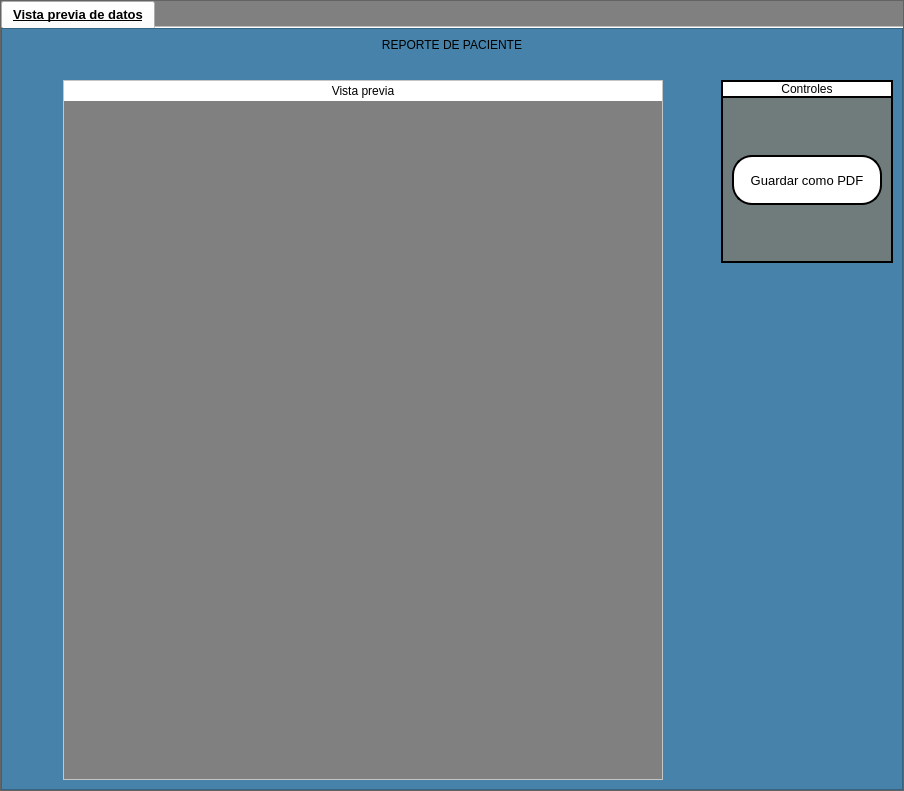
<?xml version="1.0" encoding="UTF-8"?>
<ui version="4.0">
 <class>vistaprevia_Dialog</class>
 <widget class="QDialog" name="vistaprevia_Dialog">
  <property name="geometry">
   <rect>
    <x>0</x>
    <y>0</y>
    <width>904</width>
    <height>791</height>
   </rect>
  </property>
  <property name="windowTitle">
   <string>Dialog</string>
  </property>
  <layout class="QVBoxLayout" name="verticalLayout">
   <property name="spacing">
    <number>0</number>
   </property>
   <property name="leftMargin">
    <number>0</number>
   </property>
   <property name="topMargin">
    <number>0</number>
   </property>
   <property name="rightMargin">
    <number>0</number>
   </property>
   <property name="bottomMargin">
    <number>0</number>
   </property>
   <item>
    <widget class="QFrame" name="frame">
     <property name="styleSheet">
      <string notr="true">QFrame{
background-color:gray;
}</string>
     </property>
     <property name="frameShape">
      <enum>QFrame::StyledPanel</enum>
     </property>
     <property name="frameShadow">
      <enum>QFrame::Raised</enum>
     </property>
     <layout class="QVBoxLayout" name="verticalLayout_2">
      <property name="spacing">
       <number>0</number>
      </property>
      <property name="leftMargin">
       <number>0</number>
      </property>
      <property name="topMargin">
       <number>0</number>
      </property>
      <property name="rightMargin">
       <number>0</number>
      </property>
      <property name="bottomMargin">
       <number>0</number>
      </property>
      <item>
       <widget class="QTabWidget" name="tabWidget">
        <property name="font">
         <font>
          <pointsize>10</pointsize>
          <weight>75</weight>
          <bold>true</bold>
          <underline>true</underline>
         </font>
        </property>
        <property name="currentIndex">
         <number>0</number>
        </property>
        <property name="iconSize">
         <size>
          <width>25</width>
          <height>25</height>
         </size>
        </property>
        <property name="documentMode">
         <bool>true</bool>
        </property>
        <widget class="QWidget" name="tab">
         <attribute name="title">
          <string>Vista previa de datos</string>
         </attribute>
         <layout class="QVBoxLayout" name="verticalLayout_3">
          <property name="spacing">
           <number>0</number>
          </property>
          <property name="leftMargin">
           <number>0</number>
          </property>
          <property name="topMargin">
           <number>0</number>
          </property>
          <property name="rightMargin">
           <number>0</number>
          </property>
          <property name="bottomMargin">
           <number>0</number>
          </property>
          <item>
           <widget class="QFrame" name="frame_2">
            <property name="autoFillBackground">
             <bool>false</bool>
            </property>
            <property name="styleSheet">
             <string notr="true">QFrame{
background-color:rgb(70, 130, 169);
	font: 12pt &quot;Microsoft Sans Serif&quot;;
}
QTableWidget{
color:rgb(0,0,0);
gridline-color:rgb(0,206,151);
font-size:12pt;
}
QHeaderView::section{
background-color:rgb(0,206,151);
border:1px solid rgb(0,0,0);
font-size:12pt;
}
QTbaleWidget QTableCornerButton::section{
background-color:rgb(0,0,0);
border:1px solid  rgb(0,206,151);
}
QLineEdit{
border:2px solid rgb(0,0,0);
border-radius:20px;
	font: 12pt &quot;Microsoft Sans Serif&quot;;
	background-color: rgb(255, 255, 255);
}
QPushButton{
border-radius:20px;
border:2px solid rgb(0,0,0);
background-color:white;
}
QPushButton:hover{
	background-color:#CB4335;
}
QTextEdit{
border:4px solid rgb(0,0,0);
border-radius:20px;
	font: 12pt &quot;Microsoft Sans Serif&quot;;
	background-color: rgb(255, 255, 255);
}
QLabel{
	
	font: 12pt &quot;Microsoft Sans Serif&quot;;
}
</string>
            </property>
            <property name="frameShape">
             <enum>QFrame::StyledPanel</enum>
            </property>
            <property name="frameShadow">
             <enum>QFrame::Raised</enum>
            </property>
            <layout class="QVBoxLayout" name="verticalLayout_7">
             <item>
              <widget class="QLabel" name="label_3">
               <property name="styleSheet">
                <string notr="true">QLabel{
	font: 75 16pt &quot;MS Shell Dlg 2&quot;;
}</string>
               </property>
               <property name="text">
                <string>REPORTE DE PACIENTE</string>
               </property>
               <property name="alignment">
                <set>Qt::AlignCenter</set>
               </property>
              </widget>
             </item>
             <item>
              <spacer name="verticalSpacer_2">
               <property name="orientation">
                <enum>Qt::Vertical</enum>
               </property>
               <property name="sizeHint" stdset="0">
                <size>
                 <width>20</width>
                 <height>3</height>
                </size>
               </property>
              </spacer>
             </item>
             <item>
              <layout class="QHBoxLayout" name="horizontalLayout">
               <item>
                <spacer name="horizontalSpacer_2">
                 <property name="orientation">
                  <enum>Qt::Horizontal</enum>
                 </property>
                 <property name="sizeHint" stdset="0">
                  <size>
                   <width>40</width>
                   <height>20</height>
                  </size>
                 </property>
                </spacer>
               </item>
               <item>
                <widget class="QFrame" name="frame_3">
                 <property name="minimumSize">
                  <size>
                   <width>600</width>
                   <height>700</height>
                  </size>
                 </property>
                 <property name="maximumSize">
                  <size>
                   <width>600</width>
                   <height>700</height>
                  </size>
                 </property>
                 <property name="styleSheet">
                  <string notr="true">QFrame{
background-color:white;
}</string>
                 </property>
                 <property name="frameShape">
                  <enum>QFrame::StyledPanel</enum>
                 </property>
                 <property name="frameShadow">
                  <enum>QFrame::Raised</enum>
                 </property>
                 <layout class="QVBoxLayout" name="verticalLayout_4">
                  <property name="spacing">
                   <number>0</number>
                  </property>
                  <property name="leftMargin">
                   <number>0</number>
                  </property>
                  <property name="topMargin">
                   <number>0</number>
                  </property>
                  <property name="rightMargin">
                   <number>0</number>
                  </property>
                  <property name="bottomMargin">
                   <number>0</number>
                  </property>
                  <item>
                   <widget class="QLabel" name="label_2">
                    <property name="minimumSize">
                     <size>
                      <width>0</width>
                      <height>20</height>
                     </size>
                    </property>
                    <property name="maximumSize">
                     <size>
                      <width>16777215</width>
                      <height>20</height>
                     </size>
                    </property>
                    <property name="text">
                     <string>Vista previa</string>
                    </property>
                    <property name="alignment">
                     <set>Qt::AlignCenter</set>
                    </property>
                   </widget>
                  </item>
                  <item>
                   <widget class="QLabel" name="preview">
                    <property name="styleSheet">
                     <string notr="true">QLabel{
background-color:gray;
}</string>
                    </property>
                    <property name="text">
                     <string/>
                    </property>
                   </widget>
                  </item>
                 </layout>
                </widget>
               </item>
               <item>
                <spacer name="horizontalSpacer">
                 <property name="orientation">
                  <enum>Qt::Horizontal</enum>
                 </property>
                 <property name="sizeHint" stdset="0">
                  <size>
                   <width>40</width>
                   <height>20</height>
                  </size>
                 </property>
                </spacer>
               </item>
               <item>
                <layout class="QVBoxLayout" name="verticalLayout_6">
                 <item>
                  <layout class="QVBoxLayout" name="verticalLayout_5">
                   <property name="spacing">
                    <number>0</number>
                   </property>
                   <item>
                    <widget class="QLabel" name="label">
                     <property name="styleSheet">
                      <string notr="true">QLabel{
background-color:white;
border-right:2px solid rgb(0,0,0);
border-left:2px solid rgb(0,0,0);
border-top:2px solid rgb(0,0,0);
}</string>
                     </property>
                     <property name="text">
                      <string>Controles</string>
                     </property>
                     <property name="alignment">
                      <set>Qt::AlignCenter</set>
                     </property>
                    </widget>
                   </item>
                   <item>
                    <widget class="QFrame" name="frame_4">
                     <property name="styleSheet">
                      <string notr="true">QFrame{
background-color:#707B7C;
border-right:2px solid rgb(0,0,0);
border-left:2px solid rgb(0,0,0);
border-bottom:2px solid rgb(0,0,0);
border-top:2px solid rgb(0,0,0);
}</string>
                     </property>
                     <property name="frameShape">
                      <enum>QFrame::StyledPanel</enum>
                     </property>
                     <property name="frameShadow">
                      <enum>QFrame::Raised</enum>
                     </property>
                     <layout class="QVBoxLayout" name="verticalLayout_9">
                      <item>
                       <layout class="QVBoxLayout" name="verticalLayout_8">
                        <item>
                         <spacer name="verticalSpacer_12">
                          <property name="orientation">
                           <enum>Qt::Vertical</enum>
                          </property>
                          <property name="sizeHint" stdset="0">
                           <size>
                            <width>20</width>
                            <height>40</height>
                           </size>
                          </property>
                         </spacer>
                        </item>
                        <item>
                         <widget class="QPushButton" name="btn_agg">
                          <property name="minimumSize">
                           <size>
                            <width>150</width>
                            <height>50</height>
                           </size>
                          </property>
                          <property name="maximumSize">
                           <size>
                            <width>150</width>
                            <height>50</height>
                           </size>
                          </property>
                          <property name="font">
                           <font>
                            <pointsize>10</pointsize>
                           </font>
                          </property>
                          <property name="text">
                           <string>Guardar como PDF</string>
                          </property>
                          <property name="icon">
                           <iconset>
                            <normaloff>ELEMENTOS GRAFICOS/save.png</normaloff>ELEMENTOS GRAFICOS/save.png</iconset>
                          </property>
                          <property name="iconSize">
                           <size>
                            <width>25</width>
                            <height>25</height>
                           </size>
                          </property>
                         </widget>
                        </item>
                        <item>
                         <spacer name="verticalSpacer_9">
                          <property name="orientation">
                           <enum>Qt::Vertical</enum>
                          </property>
                          <property name="sizeHint" stdset="0">
                           <size>
                            <width>20</width>
                            <height>40</height>
                           </size>
                          </property>
                         </spacer>
                        </item>
                       </layout>
                      </item>
                     </layout>
                    </widget>
                   </item>
                   <item>
                    <spacer name="verticalSpacer_3">
                     <property name="orientation">
                      <enum>Qt::Vertical</enum>
                     </property>
                     <property name="sizeHint" stdset="0">
                      <size>
                       <width>20</width>
                       <height>40</height>
                      </size>
                     </property>
                    </spacer>
                   </item>
                  </layout>
                 </item>
                 <item>
                  <spacer name="verticalSpacer">
                   <property name="orientation">
                    <enum>Qt::Vertical</enum>
                   </property>
                   <property name="sizeHint" stdset="0">
                    <size>
                     <width>20</width>
                     <height>40</height>
                    </size>
                   </property>
                  </spacer>
                 </item>
                </layout>
               </item>
              </layout>
             </item>
            </layout>
           </widget>
          </item>
         </layout>
        </widget>
       </widget>
      </item>
     </layout>
    </widget>
   </item>
  </layout>
 </widget>
 <resources/>
 <connections/>
</ui>
